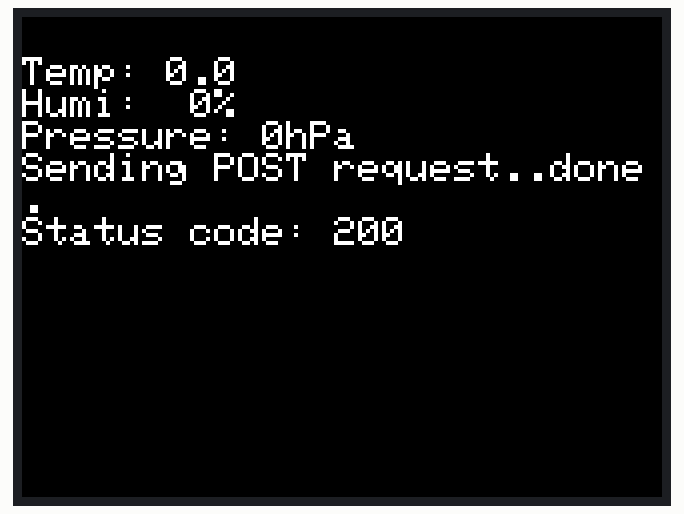
A sketch run on a simulated Arduino MKR. Shown: 320×240 colour display. Uploads are accepted with an empty reply; not simulated (calls return 0 or success): UNIT_ENV.h.

Above: at 2.6 s.
At 12.71 s:
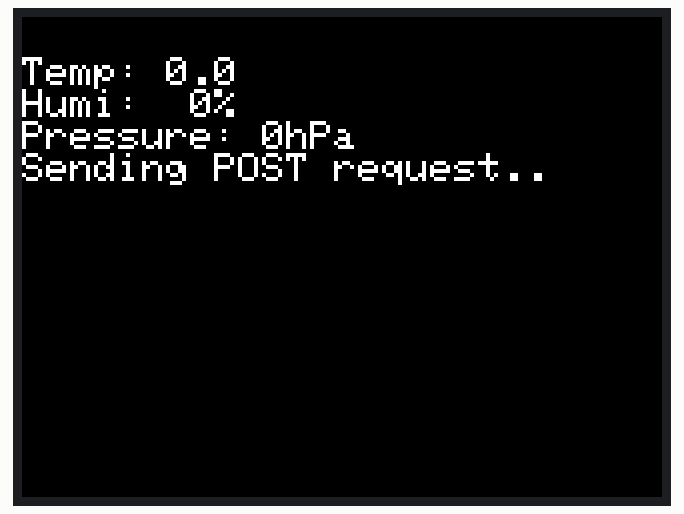

Measured:
- what the display in image 0 shows lasts 10.1 s, from 2.5 s to 12.6 s

The sketch:

m5stack-env3-harvest-sample.ino
```cpp
#include <M5Stack.h>

//通信ライブラリ
#define TINY_GSM_MODEM_UBLOX
#include <TinyGsmClient.h>
#include <HTTPClient.h>
#include <ArduinoHttpClient.h>

TinyGsm modem(Serial2); /* 3Gボードモデム */
TinyGsmClient ctx(modem);

const char* serverAddress = "unified.soracom.io";
const int port = 80;
HttpClient client = HttpClient(ctx, serverAddress, port);

//センサーライブラリ
#include "UNIT_ENV.h"

SHT3X sht30;
QMP6988 qmp6988;

//Jsonライブラリ
#include <ArduinoJson.h>

void setup() {
  //初期化
  M5.begin();
  M5.lcd.setTextSize(2);
  M5.Lcd.clear(BLACK);
  M5.Lcd.setTextColor(WHITE);
  M5.Lcd.println("M5Stack Now Powered On");


  //モデムの初期化（APNの設定）
  M5.Lcd.print("Restarting Modem...");
  Serial2.begin(115200, SERIAL_8N1, 16, 17);
  modem.restart();
  M5.Lcd.println("Done.");

  M5.Lcd.print("Modem Info:");
  String modemInfo = modem.getModemInfo();
  M5.Lcd.println(modemInfo);

  M5.Lcd.print("Waiting to be registered..");
  while (!modem.waitForNetwork()) M5.Lcd.print(".");
  M5.Lcd.println("done.");

  M5.Lcd.print("Creating PDP context with APN soracom.io..");
  modem.gprsConnect("soracom.io", "sora", "sora");
  M5.Lcd.println("done.");

  M5.Lcd.print("Connecting to the network..");
  while (!modem.isNetworkConnected()) M5.Lcd.print(".");
  M5.Lcd.println("done.");

  M5.Lcd.print("My IP addr:");
  IPAddress ipaddr = modem.localIP();
  M5.Lcd.print(ipaddr);


  //センサーモジュールの初期化
  Wire.begin();
  qmp6988.init();

  delay(2000);
}

void loop() {
  float t = 0.0; // temperature
  float h = 0.0; // humidity
  float p = 0.0; // pressure

  //センサーデータの取得
  p = qmp6988.calcPressure()/100;
  if (sht30.get() == 0) {
    t = sht30.cTemp;
    h = sht30.humidity;
  }

  //ディスプレイのクリア（塗りつぶし）
  M5.lcd.fillRect(0, 0, 320, 240, BLACK);

  //センサーデータの表示
  M5.lcd.setCursor(0, 20);
  M5.Lcd.printf("Temp: %2.1f  \r\nHumi: %2.0f%%  \r\nPressure:%2.0fhPa\r\n", t, h, p);

  //センサーデータのHarvestへの送信
  postSensorData(t, h, p);

  delay(10000);
}

void postSensorData(float t, float h, float p) {
  //Jsonドキュメント作成
  DynamicJsonDocument doc(2048);
  doc["temperature"] = t;
  doc["humidity"] = h;
  doc["pressure"] = p;

  //Jsonドキュメントのシリアライズ
  String json;
  serializeJson(doc, json);

  //データ送信
  M5.Lcd.print("Sending POST request..");
  String contentType = "application/json";

  int err = client.post("/", contentType, json);

  //エラーハンドリング
   if (err != 0) {
    M5.Lcd.println("failed.");
    return;
  }
  //送信結果確認
  M5.Lcd.println("done.");

  // read the status code and body of the response
  int statusCode = client.responseStatusCode();
  String response = client.responseBody();

  M5.Lcd.print("Status code: ");
  M5.Lcd.println(statusCode);
}
```
